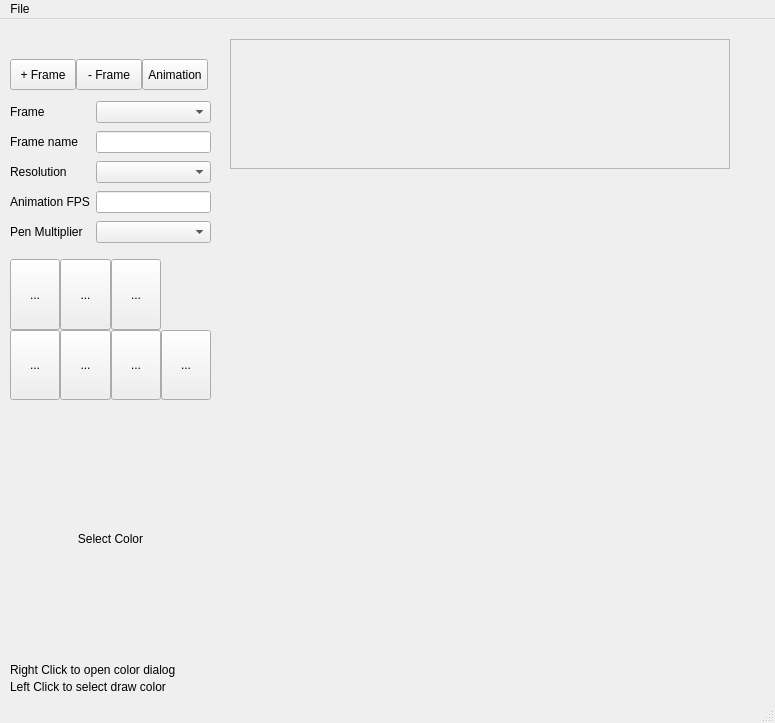
<?xml version="1.0" encoding="UTF-8"?>
<ui version="4.0">
 <class>MainWindow</class>
 <widget class="QMainWindow" name="MainWindow">
  <property name="geometry">
   <rect>
    <x>0</x>
    <y>0</y>
    <width>775</width>
    <height>723</height>
   </rect>
  </property>
  <property name="windowTitle">
   <string>MainWindow</string>
  </property>
  <widget class="QWidget" name="centralwidget">
   <widget class="QWidget" name="layoutWidget">
    <property name="geometry">
     <rect>
      <x>10</x>
      <y>240</y>
      <width>201</width>
      <height>141</height>
     </rect>
    </property>
    <layout class="QGridLayout" name="drawingFeaturesLayout">
     <property name="spacing">
      <number>0</number>
     </property>
     <item row="0" column="0">
      <widget class="QToolButton" name="drawToolButton">
       <property name="enabled">
        <bool>true</bool>
       </property>
       <property name="sizePolicy">
        <sizepolicy hsizetype="Expanding" vsizetype="Expanding">
         <horstretch>0</horstretch>
         <verstretch>0</verstretch>
        </sizepolicy>
       </property>
       <property name="baseSize">
        <size>
         <width>0</width>
         <height>0</height>
        </size>
       </property>
       <property name="text">
        <string>...</string>
       </property>
      </widget>
     </item>
     <item row="0" column="1">
      <widget class="QToolButton" name="mirrorDrawToolButton">
       <property name="sizePolicy">
        <sizepolicy hsizetype="Expanding" vsizetype="Expanding">
         <horstretch>0</horstretch>
         <verstretch>0</verstretch>
        </sizepolicy>
       </property>
       <property name="text">
        <string>...</string>
       </property>
      </widget>
     </item>
     <item row="1" column="1">
      <widget class="QToolButton" name="yFlipToolButton">
       <property name="sizePolicy">
        <sizepolicy hsizetype="Expanding" vsizetype="Expanding">
         <horstretch>0</horstretch>
         <verstretch>0</verstretch>
        </sizepolicy>
       </property>
       <property name="text">
        <string>...</string>
       </property>
      </widget>
     </item>
     <item row="1" column="0">
      <widget class="QToolButton" name="xFlipToolButton">
       <property name="sizePolicy">
        <sizepolicy hsizetype="Expanding" vsizetype="Expanding">
         <horstretch>0</horstretch>
         <verstretch>0</verstretch>
        </sizepolicy>
       </property>
       <property name="text">
        <string>...</string>
       </property>
      </widget>
     </item>
     <item row="0" column="2">
      <widget class="QToolButton" name="eraseToolButton">
       <property name="sizePolicy">
        <sizepolicy hsizetype="Expanding" vsizetype="Expanding">
         <horstretch>0</horstretch>
         <verstretch>0</verstretch>
        </sizepolicy>
       </property>
       <property name="text">
        <string>...</string>
       </property>
      </widget>
     </item>
     <item row="1" column="2">
      <widget class="QToolButton" name="rotateCWToolButton">
       <property name="sizePolicy">
        <sizepolicy hsizetype="Expanding" vsizetype="Expanding">
         <horstretch>0</horstretch>
         <verstretch>0</verstretch>
        </sizepolicy>
       </property>
       <property name="text">
        <string>...</string>
       </property>
      </widget>
     </item>
     <item row="1" column="3">
      <widget class="QToolButton" name="rotateCCWToolButton">
       <property name="sizePolicy">
        <sizepolicy hsizetype="Expanding" vsizetype="Expanding">
         <horstretch>0</horstretch>
         <verstretch>0</verstretch>
        </sizepolicy>
       </property>
       <property name="text">
        <string>...</string>
       </property>
      </widget>
     </item>
    </layout>
   </widget>
   <widget class="QWidget" name="layoutWidget">
    <property name="geometry">
     <rect>
      <x>10</x>
      <y>80</y>
      <width>201</width>
      <height>146</height>
     </rect>
    </property>
    <layout class="QGridLayout" name="frameFeaturesLayout">
     <item row="0" column="1">
      <widget class="QComboBox" name="frameComboBox"/>
     </item>
     <item row="2" column="1">
      <widget class="QComboBox" name="resolutionComboBox"/>
     </item>
     <item row="1" column="0">
      <widget class="QLabel" name="frameNameLabel">
       <property name="text">
        <string>Frame name</string>
       </property>
      </widget>
     </item>
     <item row="1" column="1">
      <widget class="QLineEdit" name="frameNameEditbox"/>
     </item>
     <item row="4" column="1">
      <widget class="QLineEdit" name="animationFps"/>
     </item>
     <item row="2" column="0">
      <widget class="QLabel" name="resolutionLabel">
       <property name="text">
        <string>Resolution</string>
       </property>
      </widget>
     </item>
     <item row="4" column="0">
      <widget class="QLabel" name="FPS">
       <property name="text">
        <string>Animation FPS</string>
       </property>
      </widget>
     </item>
     <item row="0" column="0">
      <widget class="QLabel" name="frameSelectLabel">
       <property name="text">
        <string>Frame</string>
       </property>
      </widget>
     </item>
     <item row="5" column="1">
      <widget class="QComboBox" name="penSizeComboBox"/>
     </item>
     <item row="5" column="0">
      <widget class="QLabel" name="penSizeLabel">
       <property name="text">
        <string>Pen Multiplier</string>
       </property>
      </widget>
     </item>
    </layout>
   </widget>
   <widget class="QWidget" name="layoutWidget">
    <property name="geometry">
     <rect>
      <x>10</x>
      <y>40</y>
      <width>201</width>
      <height>31</height>
     </rect>
    </property>
    <layout class="QGridLayout" name="frameButtonLayout">
     <property name="spacing">
      <number>0</number>
     </property>
     <item row="0" column="2">
      <widget class="QPushButton" name="previewButton">
       <property name="enabled">
        <bool>true</bool>
       </property>
       <property name="sizePolicy">
        <sizepolicy hsizetype="Expanding" vsizetype="Minimum">
         <horstretch>0</horstretch>
         <verstretch>0</verstretch>
        </sizepolicy>
       </property>
       <property name="maximumSize">
        <size>
         <width>66</width>
         <height>16777215</height>
        </size>
       </property>
       <property name="text">
        <string>Animation</string>
       </property>
      </widget>
     </item>
     <item row="0" column="1">
      <widget class="QPushButton" name="deleteFrameButton">
       <property name="enabled">
        <bool>true</bool>
       </property>
       <property name="sizePolicy">
        <sizepolicy hsizetype="Expanding" vsizetype="Minimum">
         <horstretch>0</horstretch>
         <verstretch>0</verstretch>
        </sizepolicy>
       </property>
       <property name="maximumSize">
        <size>
         <width>66</width>
         <height>16777215</height>
        </size>
       </property>
       <property name="text">
        <string>- Frame</string>
       </property>
      </widget>
     </item>
     <item row="0" column="0">
      <widget class="QPushButton" name="addFrameButton">
       <property name="enabled">
        <bool>true</bool>
       </property>
       <property name="sizePolicy">
        <sizepolicy hsizetype="Expanding" vsizetype="Minimum">
         <horstretch>0</horstretch>
         <verstretch>0</verstretch>
        </sizepolicy>
       </property>
       <property name="maximumSize">
        <size>
         <width>66</width>
         <height>16777215</height>
        </size>
       </property>
       <property name="text">
        <string>+ Frame</string>
       </property>
      </widget>
     </item>
    </layout>
   </widget>
   <widget class="QWidget" name="layoutWidget">
    <property name="geometry">
     <rect>
      <x>10</x>
      <y>410</y>
      <width>201</width>
      <height>221</height>
     </rect>
    </property>
    <layout class="QGridLayout" name="colorSelectLayout">
     <item row="0" column="0" colspan="3">
      <widget class="QLabel" name="colorLabel">
       <property name="sizePolicy">
        <sizepolicy hsizetype="Expanding" vsizetype="Fixed">
         <horstretch>0</horstretch>
         <verstretch>0</verstretch>
        </sizepolicy>
       </property>
       <property name="text">
        <string>Select Color</string>
       </property>
       <property name="alignment">
        <set>Qt::AlignCenter</set>
       </property>
      </widget>
     </item>
     <item row="1" column="0">
      <layout class="QGridLayout" name="colorSelection1"/>
     </item>
     <item row="1" column="1">
      <layout class="QGridLayout" name="colorSelection2"/>
     </item>
     <item row="1" column="2">
      <layout class="QGridLayout" name="colorSelection3"/>
     </item>
     <item row="2" column="0">
      <layout class="QGridLayout" name="colorSelection4"/>
     </item>
     <item row="2" column="1">
      <layout class="QGridLayout" name="colorSelection5"/>
     </item>
     <item row="2" column="2">
      <layout class="QGridLayout" name="colorSelection6"/>
     </item>
     <item row="3" column="0">
      <layout class="QGridLayout" name="colorSelection7"/>
     </item>
     <item row="3" column="1">
      <layout class="QGridLayout" name="colorSelection8"/>
     </item>
     <item row="3" column="2">
      <layout class="QGridLayout" name="colorSelection9"/>
     </item>
    </layout>
   </widget>
   <widget class="DrawingPanel" name="drawingPanel" native="true">
    <property name="geometry">
     <rect>
      <x>230</x>
      <y>160</y>
      <width>512</width>
      <height>512</height>
     </rect>
    </property>
   </widget>
   <widget class="QScrollArea" name="scrollArea">
    <property name="geometry">
     <rect>
      <x>230</x>
      <y>20</y>
      <width>500</width>
      <height>130</height>
     </rect>
    </property>
    <property name="widgetResizable">
     <bool>true</bool>
    </property>
    <widget class="QWidget" name="scrollAreaWidgetContents">
     <property name="geometry">
      <rect>
       <x>0</x>
       <y>0</y>
       <width>498</width>
       <height>128</height>
      </rect>
     </property>
    </widget>
   </widget>
   <widget class="QLabel" name="label">
    <property name="geometry">
     <rect>
      <x>10</x>
      <y>640</y>
      <width>191</width>
      <height>21</height>
     </rect>
    </property>
    <property name="text">
     <string>Right Click to open color dialog</string>
    </property>
   </widget>
   <widget class="QLabel" name="label_2">
    <property name="geometry">
     <rect>
      <x>10</x>
      <y>660</y>
      <width>201</width>
      <height>16</height>
     </rect>
    </property>
    <property name="text">
     <string>Left Click to select draw color</string>
    </property>
   </widget>
  </widget>
  <widget class="QMenuBar" name="menubar">
   <property name="geometry">
    <rect>
     <x>0</x>
     <y>0</y>
     <width>775</width>
     <height>21</height>
    </rect>
   </property>
   <widget class="QMenu" name="menuFile">
    <property name="title">
     <string>File</string>
    </property>
    <addaction name="actionSave"/>
    <addaction name="actionLoad"/>
   </widget>
   <addaction name="menuFile"/>
  </widget>
  <widget class="QStatusBar" name="statusbar"/>
  <action name="actionSave">
   <property name="text">
    <string>Save</string>
   </property>
  </action>
  <action name="actionLoad">
   <property name="text">
    <string>Load</string>
   </property>
  </action>
 </widget>
 <customwidgets>
  <customwidget>
   <class>DrawingPanel</class>
   <extends>QWidget</extends>
   <header>drawingpanel.h</header>
   <container>1</container>
  </customwidget>
 </customwidgets>
 <resources/>
 <connections/>
</ui>
